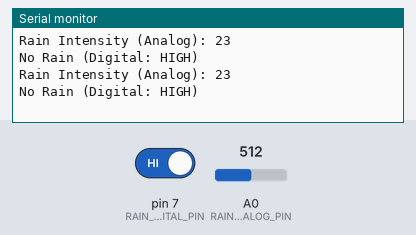
This sketch was run on a simulated Arduino Uno, built with avr-gcc and run on an emulated ATmega328P. Shown: the last lines printed to the serial monitor. Inputs (shaded band) come from the test bench; at power-on: pin 7 (RAIN_DIGITAL_PIN) HIGH, A0 (RAIN_ANALOG_PIN) = 512.

Above: at 5.8 s.
5.9 s: pin 7 (RAIN_DIGITAL_PIN) driven LOW
At 11.4 s:
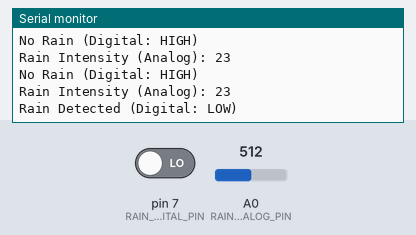
16.5 s: A0 (RAIN_ANALOG_PIN) set to 716
At 21.5 s:
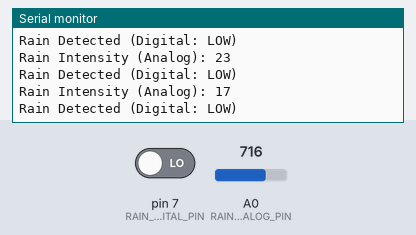
22.5 s: A0 (RAIN_ANALOG_PIN) set to 900
At 26.5 s:
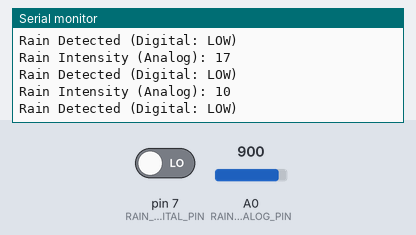
Timing chart, 0 to 28.0 s (numbered marks = the images above; inputs shaded):
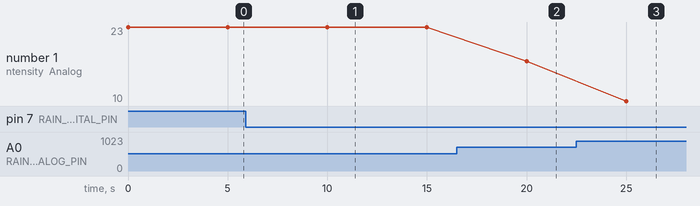

The sketch:

dewSensorTest.ino
```cpp
#define RAIN_ANALOG_PIN A0    // Analog pin connected to A0 on the raindrop sensor
#define RAIN_DIGITAL_PIN 7    // Digital pin connected to D0 on the raindrop sensor

void setup() {
  // Start the serial communication
  Serial.begin(9600);

  // Set the digital pin for rain detection as input
  pinMode(RAIN_DIGITAL_PIN, INPUT);
}

void loop() {
  // Read the analog value (rain intensity)
  int rainIntensity = analogRead(RAIN_ANALOG_PIN);

  // Read the digital value (rain presence)
  int rainPresence = digitalRead(RAIN_DIGITAL_PIN);

  // Print the analog value (rain intensity) to the Serial Monitor
  Serial.print("Rain Intensity (Analog): ");
  Serial.println((30-rainIntensity/30)+10);  // Range from 0 to 1023

  // Check the rain presence via digital output
  if (rainPresence == LOW) {
    Serial.println("Rain Detected (Digital: LOW)");
  } else {
    Serial.println("No Rain (Digital: HIGH)");
  }

  // Wait for 1 second before taking another reading
  delay(5000);
}
```

Measured:
- after the input at 5.9 s, the serial monitor: prints a new line after 4.1 s (image 1)
- after the input at 16.5 s, the serial monitor: prints a new line after 3.5 s (image 2)
- after the input at 22.5 s, the serial monitor: prints a new line after 2.5 s (image 3)
- plotted number 1: 23 → 17 after the input at 16.5 s, 17 → 10 after the input at 22.5 s
